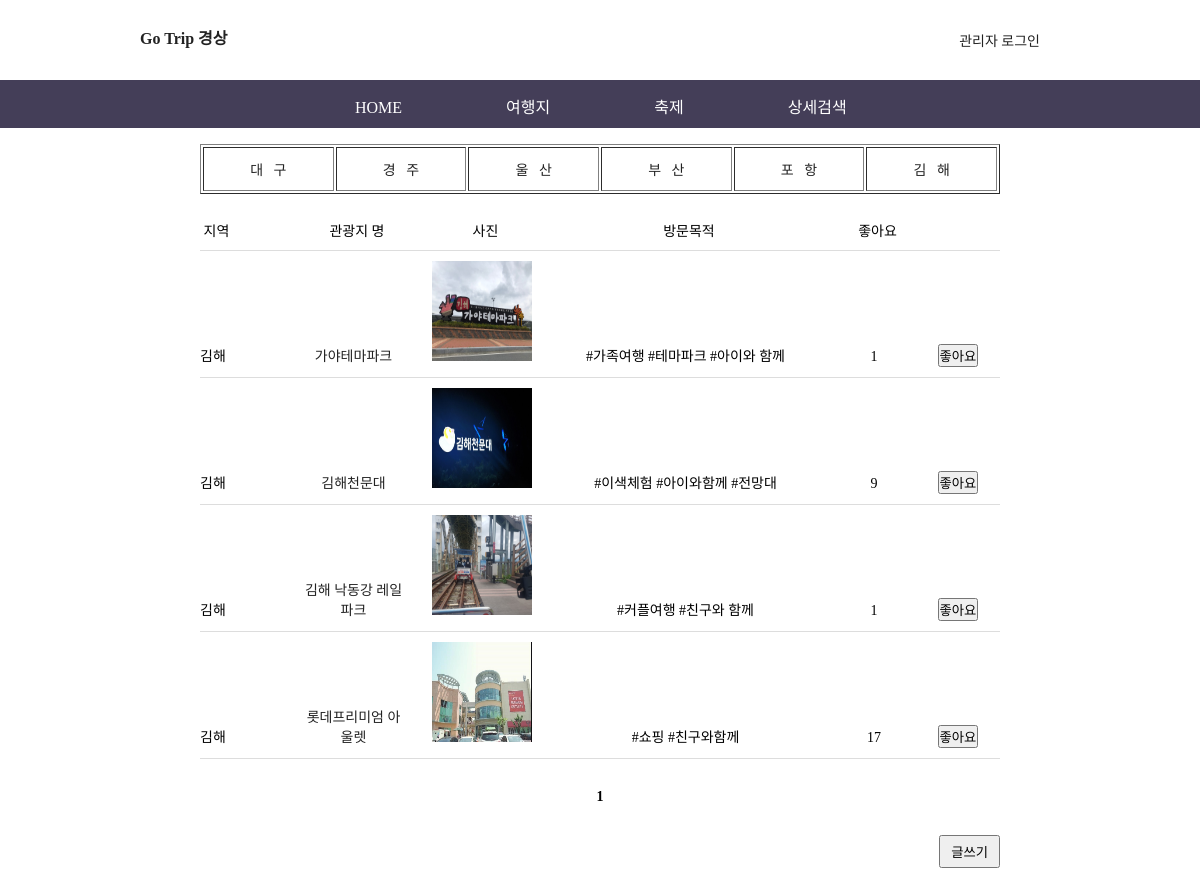
The app's page /trip/trip_kh.php with its own data.
### tables this page shows
CREATE TABLE `trip_ok` (
  `num` int(11) NOT NULL,
  `subject` char(20) NOT NULL,
  `content` varchar(1000) NOT NULL,
  `area` char(20) NOT NULL,
  `purpose` char(20) NOT NULL,
  `Details` varchar(1000) NOT NULL,
  `file_name` char(40) DEFAULT NULL,
  `file_type` char(40) DEFAULT NULL,
  `file_copied` char(40) DEFAULT NULL,
  `hit` int(11) NOT NULL
);

### trip/trip_kh.php (the view, shortened to what this page needs)
<!DOCTYPE html>
<html>
<head>
<link rel="stylesheet" type="text/css" href="./css/trip_common.css">
<link rel="stylesheet" type="text/css" href="./css/trip_list.css">
</head>
<body>
<header>
    <?php include "header.php";?>
</header>
<section>
   	<div id="board_box"><br>
	   <table border="1" width="800" height="50" align="center">
       <tr align="center">
       <td><a href="trip_dg.php">대&nbsp&nbsp&nbsp구</td>
       <td><a href="trip_gj.php">경&nbsp&nbsp&nbsp주</td>
       <td><a href="trip_ws.php">울&nbsp&nbsp&nbsp산</td>
       <td><a href="trip_bs.php">부&nbsp&nbsp&nbsp산</td>
       <td><a href="trip_ph.php">포&nbsp&nbsp&nbsp항</td>
       <td><a href="trip_kh.php">김&nbsp&nbsp&nbsp해</td>
     </tr>
   </table><br>
	    <ul id="trip_list">
				<li>
          <span class="col2">지역</span>
					<span class="col3">관광지 명</span>
					<span class="col4">사진</span>
					<span class="col5">방문목적</span>
          <span class="col6">좋아요</span>
				</li>
<?php
	if (isset($_GET["page"]))
		$page = $_GET["page"];
	else
		$page = 1;
	$con = mysqli_connect("localhost", "user1", "12345", "trip");
	$sql = "select * from trip_ok where area = '김해'";
	$result = mysqli_query($con, $sql);
	$total_record = mysqli_num_rows($result);
	$scale = 10;
	if ($total_record % $scale == 0)
		$total_page = floor($total_record/$scale);
	else
		$total_page = floor($total_record/$scale) + 1;
+
	$start = ($page - 1) * $scale;
   for ($i=$start; $i<$start+$scale && $i < $total_record; $i++)
   {
      mysqli_data_seek($result, $i);
      $row = mysqli_fetch_array($result);
	  $num = $row["num"];
	  $subject = $row["subject"];
    $area = $row["area"];
    $purpose = $row["purpose"];
    $file_copied = $row["file_copied"];
    $hit = $row["hit"];
?>
				<li>
          <span class="col2"><?=$area?></span>
					<span class="col3"><a href="trip_view.php?num=<?=$num?>"><?=$subject?></a></span>
					<span class="col4"><img src="./data/<?=$file_copied?>" width="100" height="100"></span>
          <span class="col5"><?=$purpose?></span>
          <span class="col6"><?=$hit?></span>
          <span class="col7"><button onclick="location.href='trip_hit.php?num=<?=$num?>&page=<?=$page?>&hit=<?=$hit?>'">좋아요</button></span>
				</li>
<?php
   }
?>
	    	</ul>
			<ul id="page_num">
<?php
	if ($total_page>=2 && $page >= 2)
	{
		$new_page = $page-1;
		echo "<li><a href='trip_list.php?page=$new_page'>◀ 이전</a> </li>";
	}
	else
		echo "<li>&nbsp;</li>";
   	for ($i=1; $i<=$total_page; $i++)
   	{
		if ($page == $i)
		{
			echo "<li><b> $i </b></li>";
		}
		else
		{
			echo "<li><a href='trip_list.php?page=$i'> $i </a><li>";
		}
   	}
   	if ($total_page>=2 && $page != $total_page)
   	{
		$new_page = $page+1;
		echo "<li> <a href='trip_list.php?page=$new_page'>다음 ▶</a> </li>";
	}
	else
		echo "<li>&nbsp;</li>";
?>
			</ul>
			<ul class="buttons">
				<li>
<?php
    if($userid) {
?>
					<button onclick="location.href='trip_form.php'">글쓰기</button>
<?php
	} else {
?>
					<a href="javascript:alert('관리자 전용!')"><button>글쓰기</button></a>
<?php
	}
?>
				</li>
			</ul>
	</div>
</section>
</body>
</html>

### trip/css/trip_common.css (style rules this page uses)
* { padding: 0; margin: 0; }
body { font-family: "돋움"; font-size: 14px; }
img { border: 0; }
ul { list-style-type: none; }
a { display: inline-block; text-decoration: none; }
a:link { text-decoration:none; color: #222222; }

### trip/css/trip_list.css (style rules this page uses)
#board_box { position: relative; width: 800px; margin: 0 auto; }
#board_box .buttons { text-align: right; margin: 20px 0 40px 0; }
#board_box .buttons li { display: inline; }
#board_box .buttons button { padding: 5px 10px; cursor: pointer; }
#trip_list li { padding: 10px 0; border-bottom: solid 1px #dddddd; }
#trip_list span { display: inline-block; text-align: center; }
#trip_list .col2 { width: 100px; text-align: left; }
#trip_list .col3 { width: 100px; }
#trip_list .col4 { width: 150px; }
#trip_list .col5 { width: 250px; }
#trip_list .col6 { width: 120px; }
#page_num { text-align: center; margin: 30px 0 }
#page_num li { display: inline; }
#board_box { width: 800px; margin: 0 auto; }

### records on screen
trip_ok: area "김해", subject "가야테마파크", file_copied (picture), purpose "#가족여행 #테마파크 #아이와 함께", hit "1"
trip_ok: area "김해", subject "김해천문대", file_copied (picture), purpose "#이색체험 #아이와함께 #전망대", hit "9"
trip_ok: area "김해", subject "김해 낙동강 레일파크", file_copied (picture), purpose "#커플여행 #친구와 함께", hit "1"
trip_ok: area "김해", subject "롯데프리미엄 아울렛", file_copied (picture), purpose "#쇼핑 #친구와함께", hit "17"
